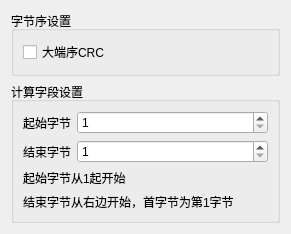
<?xml version="1.0" encoding="UTF-8"?>
<ui version="4.0">
 <class>SAKInputCrcSettingDialog</class>
 <widget class="QDialog" name="SAKInputCrcSettingDialog">
  <property name="geometry">
   <rect>
    <x>0</x>
    <y>0</y>
    <width>291</width>
    <height>186</height>
   </rect>
  </property>
  <property name="windowTitle">
   <string>Dialog</string>
  </property>
  <layout class="QVBoxLayout" name="verticalLayout">
   <item>
    <widget class="QGroupBox" name="groupBox">
     <property name="title">
      <string>字节序设置</string>
     </property>
     <layout class="QVBoxLayout" name="verticalLayout_2">
      <item>
       <widget class="QCheckBox" name="bigEndianCheckBox">
        <property name="text">
         <string>大端序CRC</string>
        </property>
       </widget>
      </item>
     </layout>
    </widget>
   </item>
   <item>
    <widget class="QGroupBox" name="groupBox_2">
     <property name="title">
      <string>计算字段设置</string>
     </property>
     <layout class="QGridLayout" name="gridLayout">
      <item row="1" column="1">
       <widget class="QSpinBox" name="endSpinBox">
        <property name="minimum">
         <number>1</number>
        </property>
        <property name="maximum">
         <number>999</number>
        </property>
       </widget>
      </item>
      <item row="2" column="0" colspan="2">
       <widget class="QLabel" name="label_3">
        <property name="text">
         <string>起始字节从1起开始</string>
        </property>
       </widget>
      </item>
      <item row="1" column="0">
       <widget class="QLabel" name="label_2">
        <property name="text">
         <string>结束字节</string>
        </property>
       </widget>
      </item>
      <item row="0" column="0">
       <widget class="QLabel" name="label">
        <property name="text">
         <string>起始字节</string>
        </property>
       </widget>
      </item>
      <item row="0" column="1">
       <widget class="QSpinBox" name="startSpinBox">
        <property name="sizePolicy">
         <sizepolicy hsizetype="Expanding" vsizetype="Fixed">
          <horstretch>0</horstretch>
          <verstretch>0</verstretch>
         </sizepolicy>
        </property>
        <property name="minimum">
         <number>1</number>
        </property>
        <property name="maximum">
         <number>999</number>
        </property>
       </widget>
      </item>
      <item row="3" column="0" colspan="2">
       <widget class="QLabel" name="label_4">
        <property name="text">
         <string>结束字节从右边开始，首字节为第1字节</string>
        </property>
       </widget>
      </item>
     </layout>
    </widget>
   </item>
  </layout>
 </widget>
 <resources/>
 <connections/>
</ui>
